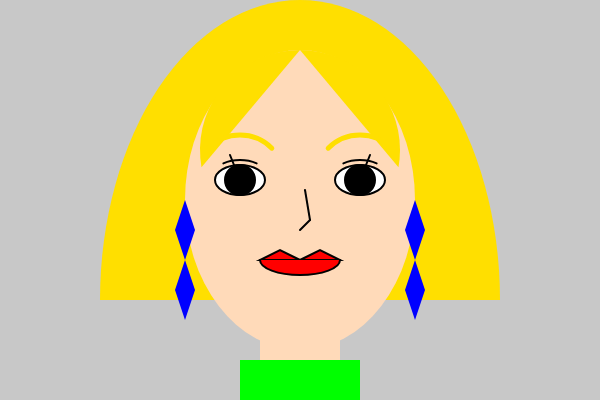
Frame 1 (no input)
Frame 60 (no input): identical to frame 1, image omitted
Frame 120 (the mouse pressed at the canvas centre since frame 60): identical to frame 1, image omitted

The p5.js sketch that drew this single still picture (run headless with seeded random() and noise() and a simulated clock; from frame 60 on, the mouse is pressed at the canvas centre):

// p5.js sketch
// ── sketch.js
function setup() {
  createCanvas(600, 400); // 캔버스 크기: 가로 600, 세로 400
  background(200)
  noStroke(); // 외곽선 없애기
fill(255,223,0)
arc(300,300,400,600, radians(180), radians(0), OPEN)
  
  fill(255, 218, 185); // 살구색 (R=255, G=218, B=185)

  // 위로 긴 타원 그리기 (세로 길이가 가로 길이보다 길어야 함)
  // width/2 = 300, height/2 = 200 (중심 좌표)
  // 가로 지름: 150, 세로 지름: 300
  ellipse(width / 2, height / 2, 230, 300); 
fill(255,223,0)
arc(300, 150, 200, 200, radians(170), radians(270), OPEN)
arc(300,150,200,200, radians(270), radians(10), OPEN)
  fill(255)
  stroke(0)
  strokeWeight(2)
  ellipse(360,180,50,30)
  ellipse(240,180,50,30)
  fill(0)
  circle(360,180,30,30)
  circle(240,180,30,30);
noFill()
stroke(255,223,0)
strokeWeight(5)
arc(360,180,90,90,radians(225),radians(315))
arc(240,180,90,90,radians(225),radians(315))
stroke(0)
strokeWeight(2)
arc(360,180,60,40,radians(225),radians(315))
arc(240,180,60,40,radians(225),radians(315))
line(360,180,370,155)
line(240,180,230,155)
  fill(255,0,0)
  stroke(2)
  line(310,220,305,190)
  line(310,220,300,230)
  triangle(300,260,280,250,260,260)
  triangle(300,260,320,250,340,260)
  arc(300,260,80,30,radians(0),radians(180))
  fill(255,218,185)
  noStroke()
  rect(260,320,80,130)
  fill(0,255,0)
  square(240,360,120)
  fill(0,0,255)
  quad(185,200,175,230,185,260,195,230)
  quad(415,200,405,230,415,260,425,230)
  quad(185,260,175,290,185,320,195,290)
  quad(415,260,405,290,415,320,425,290)
}

function draw() {
  // 정적인 이미지이므로 draw() 함수는 비워둡니다.
}
 
  
